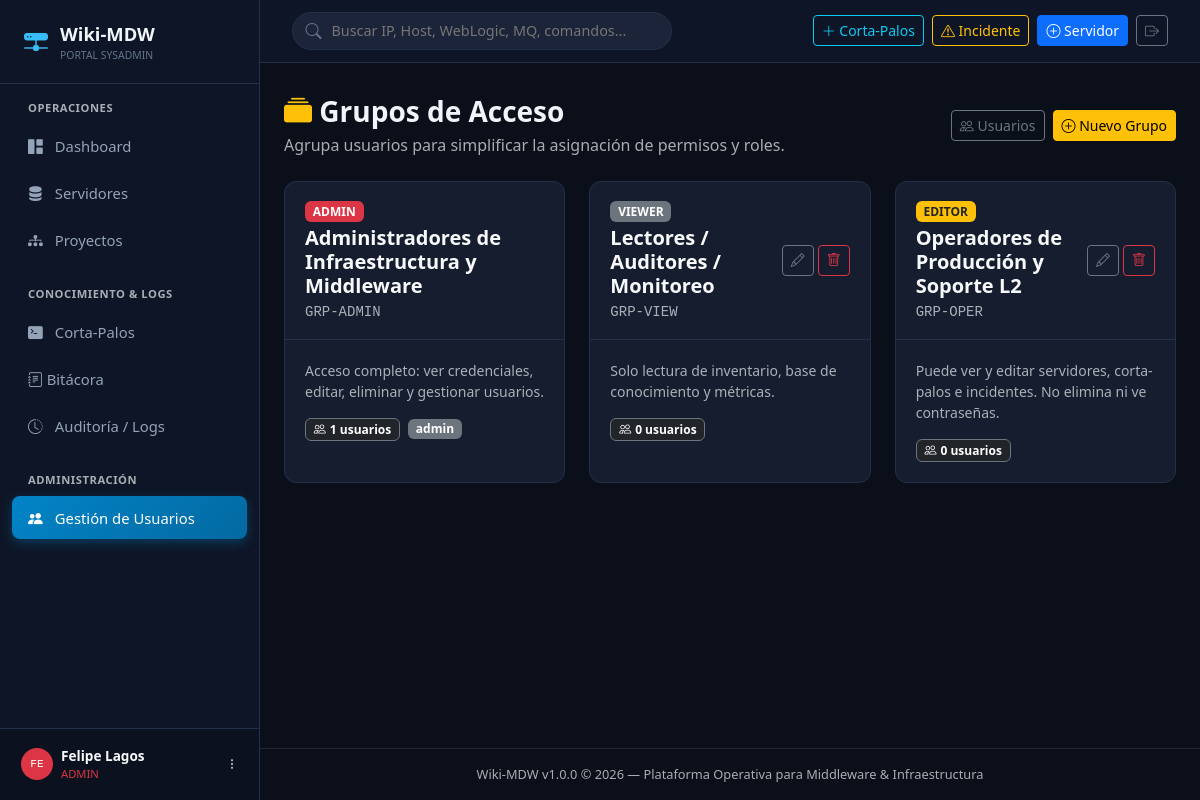
The app's page /admin/users/groups (signed in) with its own data.
### app/models/user.py (models this page shows, shortened)
class User(BaseModel):
    __tablename__ = "users"
    username = Column(String(50), unique=True, nullable=False, index=True)
    password_hash = Column(String(255), nullable=False)
    full_name = Column(String(100), nullable=False)
    email = Column(String(120), unique=True, nullable=True)
    role = Column(String(20), default="viewer", nullable=False)  # admin, editor, viewer
    is_active = Column(Boolean, default=True, nullable=False)
    group_id = Column(Integer, ForeignKey("groups.id", ondelete="SET NULL"), nullable=True)
    last_login_at = Column(DateTime, nullable=True)
    last_login_ip = Column(String(45), nullable=True)
    group = relationship("Group", back_populates="users")
    @property
    def effective_role(self) -> str:
        user_role = self.role or "viewer"
        group_role = self.group.role if self.group else "viewer"
        role_hierarchy = {"admin": 3, "editor": 2, "viewer": 1}
        u_score = role_hierarchy.get(user_role, 1)
        g_score = role_hierarchy.get(group_role, 1)
        return user_role if u_score >= g_score else group_role
    @property
    def is_admin(self) -> bool:
        return self.effective_role == "admin"
    @property
    def can_edit(self) -> bool:
        return self.effective_role in ["admin", "editor"]

class Group(BaseModel):
    __tablename__ = "groups"
    name = Column(String(80), unique=True, nullable=False, index=True)
    code = Column(String(30), unique=True, nullable=False, index=True)  # GRP-ADMIN, GRP-OPER, GRP-VIEW
    role = Column(String(20), default="viewer", nullable=False)        # 'admin', 'editor', 'viewer'
    description = Column(Text, nullable=True)
    users = relationship("User", back_populates="group")

### app/routes/admin_users.py (the view)
@admin_users_bp.route("/groups")
@admin_required
def list_groups():
    with get_db() as db:
        groups = db.query(Group).order_by(Group.name.asc()).all()
    return render_template("admin/groups_list.html", groups=groups)

### app/database.py (called while the page is built)
@contextmanager
def get_db():
    session = SessionLocal()
    try:
        yield session
        session.commit()
    except Exception:
        session.rollback()
        raise

### app/routes/auth.py (called while the page is built)
def get_current_user():
    user_id = session.get("user_id")
    if not user_id:
        return None
    with get_db() as db_session:
        user = db_session.query(User).filter(User.id == user_id, User.is_active == True).first()
        return user

def admin_required(f):
    @wraps(f)
    def decorated_function(*args, **kwargs):
        if "user_id" not in session:
            flash("Inicia sesión como Administrador para acceder.", "warning")
            return redirect(url_for("auth.login", next=request.url))
        user = get_current_user()
        if not user or not user.is_admin:
            flash("Acceso denegado: Se requieren permisos de Administrador.", "danger")
            return redirect(url_for("main.dashboard"))
        return f(*args, **kwargs)
    return decorated_function

### app/templates/admin/groups_list.html (shortened to what this page needs)
{% extends "base.html" %}
{% block content %}
<div class="d-flex align-items-center justify-content-between mb-4">
    <div>
        <h3 class="fw-bold mb-1"><i class="bi bi-collection-fill text-warning"></i> Grupos de Acceso</h3>
        <p class="text-muted mb-0">Agrupa usuarios para simplificar la asignación de permisos y roles.</p>
    </div>
    <div class="d-flex gap-2">
        <a href="{{ url_for('admin_users.list_users') }}" class="btn btn-outline-secondary btn-sm">
            <i class="bi bi-people"></i> Usuarios
        </a>
        <a href="{{ url_for('admin_users.create_group') }}" class="btn btn-warning btn-sm">
            <i class="bi bi-plus-circle"></i> Nuevo Grupo
        </a>
    </div>
</div>
<div class="row g-4">
    {% for grp in groups %}
    <div class="col-md-6 col-lg-4">
        <div class="card-custom h-100">
            <div class="card-custom-header">
                <div>
                    <span class="badge {% if grp.role == 'admin' %}bg-danger{% elif grp.role == 'editor' %}bg-warning text-dark{% else %}bg-secondary{% endif %} mb-1">
                        {{ grp.role | upper }}
                    </span>
                    <h5 class="fw-bold mb-0 text-light">{{ grp.name }}</h5>
                    <small class="text-muted font-monospace">{{ grp.code }}</small>
                </div>
                {% if grp.code not in ['GRP-ADMIN'] %}
                <div class="d-flex gap-1">
                    <a href="{{ url_for('admin_users.edit_group', group_id=grp.id) }}" class="btn btn-outline-secondary btn-sm"><i class="bi bi-pencil"></i></a>
                    <form method="POST" action="{{ url_for('admin_users.delete_group', group_id=grp.id) }}"
                          onsubmit="return confirm('¿Eliminar grupo {{ grp.name }}? Los usuarios quedarán sin grupo.')" class="d-inline">
                        <button type="submit" class="btn btn-outline-danger btn-sm"><i class="bi bi-trash"></i></button>
                    </form>
                </div>
                {% endif %}
            </div>
            <div class="card-custom-body">
                <p class="text-muted small mb-3">{{ grp.description or 'Sin descripción.' }}</p>
                <div class="d-flex align-items-center gap-2">
                    <span class="badge bg-dark border border-secondary">
                        <i class="bi bi-people me-1"></i>{{ grp.users | length }} usuarios
                    </span>
                    {% for user in grp.users[:4] %}
                        <span class="badge bg-secondary" title="{{ user.full_name }}">{{ user.username }}</span>
                    {% endfor %}
                </div>
            </div>
        </div>
    </div>
    {% else %}
    <div class="col-12 text-center text-muted py-4">No hay grupos creados.</div>
    {% endfor %}
</div>
{% endblock %}

### app/templates/base.html (shortened to what this page needs)
<!DOCTYPE html>
<html lang="es" data-bs-theme="dark">
<head>
    <link href="https://cdn.jsdelivr.net/npm/bootstrap@5.3.3/dist/css/bootstrap.min.css" rel="stylesheet">
    <link rel="stylesheet" href="https://cdn.jsdelivr.net/npm/bootstrap-icons@1.11.3/font/bootstrap-icons.min.css">
    <link rel="stylesheet" href="{{ url_for('static', filename='css/style.css') }}">
</head>
<body>
    <aside class="sidebar">
        <a href="{{ url_for('main.dashboard') }}" class="sidebar-brand">
            <i class="bi bi-hdd-network-fill"></i>
            <div>
                <span>Wiki-MDW</span>
                <div style="font-size: 0.65rem; color: var(--text-muted); font-weight: normal;">PORTAL SYSADMIN</div>
            </div>
        </a>
        <div class="sidebar-nav">
            <div class="text-uppercase text-muted px-3 mb-2" style="font-size: 0.7rem; font-weight: 700; letter-spacing: 0.05em;">Operaciones</div>
            <a href="{{ url_for('main.dashboard') }}" class="nav-link {% if request.endpoint == 'main.dashboard' %}active{% endif %}">
                <i class="bi bi-grid-1x2-fill"></i> Dashboard
            </a>
            <a href="{{ url_for('servers.list_servers') }}" class="nav-link {% if request.endpoint and request.endpoint.startswith('servers.') %}active{% endif %}">
                <i class="bi bi-server"></i> Servidores
            </a>
            <a href="{{ url_for('projects.list_projects') }}" class="nav-link {% if request.endpoint and request.endpoint.startswith('projects.') %}active{% endif %}">
                <i class="bi bi-diagram-3-fill"></i> Proyectos
            </a>
            <div class="text-uppercase text-muted px-3 mt-4 mb-2" style="font-size: 0.7rem; font-weight: 700; letter-spacing: 0.05em;">Conocimiento & Logs</div>
            <a href="{{ url_for('runbooks.list_runbooks') }}" class="nav-link {% if request.endpoint and request.endpoint.startswith('runbooks.') %}active{% endif %}">
                <i class="bi bi-terminal-fill"></i> Corta-Palos
            </a>
            <a href="{{ url_for('incidents.list_incidents') }}" class="nav-link d-flex justify-content-between align-items-center {% if request.endpoint and request.endpoint.startswith('incidents.') %}active{% endif %}">
                <div><i class="bi bi-journal-text"></i> Bitácora</div>
            </a>
            <a href="{{ url_for('audit.list_audits') }}" class="nav-link {% if request.endpoint and request.endpoint.startswith('audit.') %}active{% endif %}">
                <i class="bi bi-clock-history"></i> Auditoría / Logs
            </a>
            {% if is_admin %}
            <div class="text-uppercase text-muted px-3 mt-4 mb-2" style="font-size: 0.7rem; font-weight: 700; letter-spacing: 0.05em;">Administración</div>
            <a href="{{ url_for('admin_users.list_users') }}" class="nav-link {% if request.endpoint and request.endpoint.startswith('admin_users.') %}active{% endif %}">
                <i class="bi bi-people-fill"></i> Gestión de Usuarios
            </a>
            {% endif %}
        </div>
        <div class="sidebar-footer">
            {% if current_user %}
            <div class="dropdown w-100">
                <button class="btn p-0 w-100 text-start" type="button" data-bs-toggle="dropdown">
                    <div class="d-flex align-items-center gap-2">
                        <div class="d-flex align-items-center justify-content-center text-white font-monospace rounded-circle
                            {% if current_user.effective_role == 'admin' %}bg-danger{% elif current_user.effective_role == 'editor' %}bg-warning text-dark{% else %}bg-secondary{% endif %}"
                            style="width:32px;height:32px;font-size:0.7rem;flex-shrink:0;">
                            {{ current_user.full_name[:2].upper() }}
                        </div>
                        <div class="overflow-hidden flex-grow-1">
                            <div class="text-truncate fw-semibold text-light" style="font-size:0.85rem;">{{ current_user.full_name }}</div>
                            <div class="text-muted" style="font-size:0.7rem;">
                                <span class="{% if current_user.effective_role == 'admin' %}text-danger{% elif current_user.effective_role == 'editor' %}text-warning{% else %}text-muted{% endif %}">
                                    {{ current_user.effective_role | upper }}
                                </span>
                            </div>
                        </div>
                        <i class="bi bi-three-dots-vertical text-muted" style="font-size:0.75rem;"></i>
                    </div>
                </button>
            </div>
            {% endif %}
        </div>
    </aside>
    <div class="main-content">
        <header class="topbar">
            <div class="search-box">
                <i class="bi bi-search search-icon"></i>
                <input type="text" id="globalSearchInput" placeholder="Buscar IP, Host, WebLogic, MQ, comandos..." autocomplete="off">
            </div>
            <div class="d-flex align-items-center gap-2">
                {% if can_edit %}
                <a href="{{ url_for('runbooks.create_runbook') }}" class="btn btn-sm btn-outline-info">
                    <i class="bi bi-plus-lg"></i> Corta-Palos
                </a>
                <a href="{{ url_for('incidents.create_incident') }}" class="btn btn-sm btn-outline-warning">
                    <i class="bi bi-exclamation-triangle"></i> Incidente
                </a>
                <a href="{{ url_for('servers.create_server') }}" class="btn btn-sm btn-primary">
                    <i class="bi bi-plus-circle"></i> Servidor
                </a>
                {% endif %}
                {% if current_user %}
                <a href="{{ url_for('auth.logout') }}" class="btn btn-sm btn-outline-secondary" title="Cerrar Sesión">
                    <i class="bi bi-box-arrow-right"></i>
                </a>
                {% endif %}
            </div>
        </header>
        <div class="px-4 pt-3">
        </div>
        <main class="flex-grow-1 px-4 py-3">
            {% block content %}{% endblock %}
        </main>
        <footer class="text-center py-3 text-muted border-top border-secondary border-opacity-25" style="font-size: 0.8rem;">
            Wiki-MDW v{{ app_version }} &copy; {{ current_year }} &mdash; Plataforma Operativa para Middleware & Infraestructura
        </footer>
    </div>
</body>
</html>

### app/static/css/style.css (style rules this page uses)
:root { --bg-main: #0b0f19; --bg-card: #151d2f; --bg-card-hover: #1c263c; --bg-sidebar: #0e1526; --bg-input: #1b2438; --border-color: #23304a; --border-focus: #38bdf8; --text-primary: #f1f5f9; --text-secondary: #94a3b8; --text-muted: #64748b; --accent-blue: #38bdf8; --accent-indigo: #818cf8; --accent-green: #34d399; --accent-yellow: #fbbf24; --accent-red: #f87171; --accent-purple: #c084fc; --terminal-bg: #070a13; --terminal-text: #38bdf8; }
body { background-color: var(--bg-main); color: var(--text-primary); font-family: system-ui, -apple-system, "Segoe UI", Roboto, "Helvetica Neue", Arial, sans-serif; min-height: 100vh; }
.sidebar { background-color: var(--bg-sidebar); border-right: 1px solid var(--border-color); width: 260px; height: 100vh; position: fixed; top: 0; left: 0; z-index: 1000; transition: all 0.3s ease; display: flex; flex-direction: column; }
.sidebar-brand { padding: 1.25rem 1.5rem; border-bottom: 1px solid var(--border-color); display: flex; align-items: center; gap: 0.75rem; font-weight: 700; font-size: 1.15rem; color: var(--text-primary); text-decoration: none; }
.sidebar-brand i { color: var(--accent-blue); font-size: 1.5rem; }
.sidebar-nav { padding: 1rem 0.75rem; flex: 1; overflow-y: auto; }
.sidebar-nav .nav-link { color: var(--text-secondary); padding: 0.65rem 1rem; border-radius: 0.5rem; display: flex; align-items: center; gap: 0.75rem; font-weight: 500; font-size: 0.925rem; margin-bottom: 0.25rem; transition: all 0.2s ease; }
.sidebar-nav .nav-link.active { color: #ffffff; background: linear-gradient(135deg, #0284c7 0%, #0369a1 100%); box-shadow: 0 4px 12px rgba(2, 132, 199, 0.35); }
.sidebar-footer { padding: 1rem 1.25rem; border-top: 1px solid var(--border-color); background-color: rgba(0,0,0,0.2); }
.main-content { margin-left: 260px; min-height: 100vh; display: flex; flex-direction: column; }
.topbar { background-color: var(--bg-sidebar); border-bottom: 1px solid var(--border-color); padding: 0.75rem 2rem; display: flex; align-items: center; justify-content: space-between; position: sticky; top: 0; z-index: 900; }
.search-box { position: relative; width: 380px; }
.search-box input { background-color: var(--bg-input); border: 1px solid var(--border-color); color: var(--text-primary); border-radius: 20px; padding: 0.45rem 1rem 0.45rem 2.4rem; font-size: 0.9rem; width: 100%; transition: border-color 0.2s; }
.search-box i.search-icon { position: absolute; left: 0.85rem; top: 50%; transform: translateY(-50%); color: var(--text-muted); }
.card-custom { background-color: var(--bg-card); border: 1px solid var(--border-color); border-radius: 0.75rem; transition: transform 0.2s, box-shadow 0.2s; }
.card-custom-header { padding: 1rem 1.25rem; border-bottom: 1px solid var(--border-color); display: flex; align-items: center; justify-content: space-between; }
.card-custom-body { padding: 1.25rem; }

### records on screen
User: full_name "FE", full_name "Felipe Lagos", effective_role "ADMIN"
Group: role "ADMIN", name "Administradores de Infraestructura y Middleware", code "GRP-ADMIN", description "Acceso completo: ver credenciales, editar, eliminar y gestionar usuarios.", users|length "1"
User: username "admin"
Group: role "VIEWER", name "Lectores / Auditores / Monitoreo", code "GRP-VIEW", description "Solo lectura de inventario, base de conocimiento y métricas.", users|length "0"
Group: role "EDITOR", name "Operadores de Producción y Soporte L2", code "GRP-OPER", description "Puede ver y editar servidores, corta-palos e incidentes. No elimina ni ve contraseñas.", users|length "0"

### other values on screen
{{ app_version }} "1.0.0"
